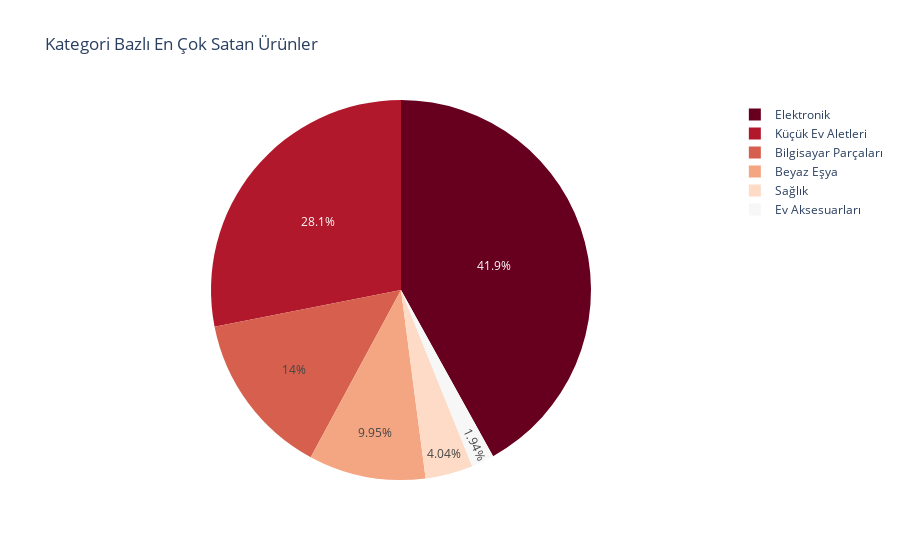

The code cell stored with this chart in its notebook:
### Code cell
fig = px.pie(
    category_df,
    values="Satis_Tutari",
    names="Kategori",
    title="Kategori Bazlı En Çok Satan Ürünler",
    color_discrete_sequence=px.colors.sequential.RdBu
)
fig.show()

### Figure 1 — Plotly figure (JSON) as saved in the notebook; plotly's stock layout.template omitted (floating-point values rounded to 4 significant figures)
{"data": [{"domain": {"x": [0, 1], "y": [0, 1]}, "hovertemplate": "Kategori=%{label}<br>Satis_Tutari=%{value}<extra></extra>", "labels": ["Elektronik", "Küçük Ev Aletleri", "Bilgisayar Parçaları", "Beyaz Eşya", "Sağlık", "Ev Aksesuarları"], "legendgroup": "", "name": "", "showlegend": true, "type": "pie", "values": [1429927974, 957669394, 478225937, 339196192, 137890166, 66069554]}], "layout": {"legend": {"tracegroupgap": 0}, "piecolorway": ["rgb(103,0,31)", "rgb(178,24,43)", "rgb(214,96,77)", "rgb(244,165,130)", "rgb(253,219,199)", "rgb(247,247,247)", "rgb(209,229,240)", "rgb(146,197,222)", "rgb(67,147,195)", "rgb(33,102,172)", "rgb(5,48,97)"], "title": {"text": "Kategori Bazlı En Çok Satan Ürünler"}}}
